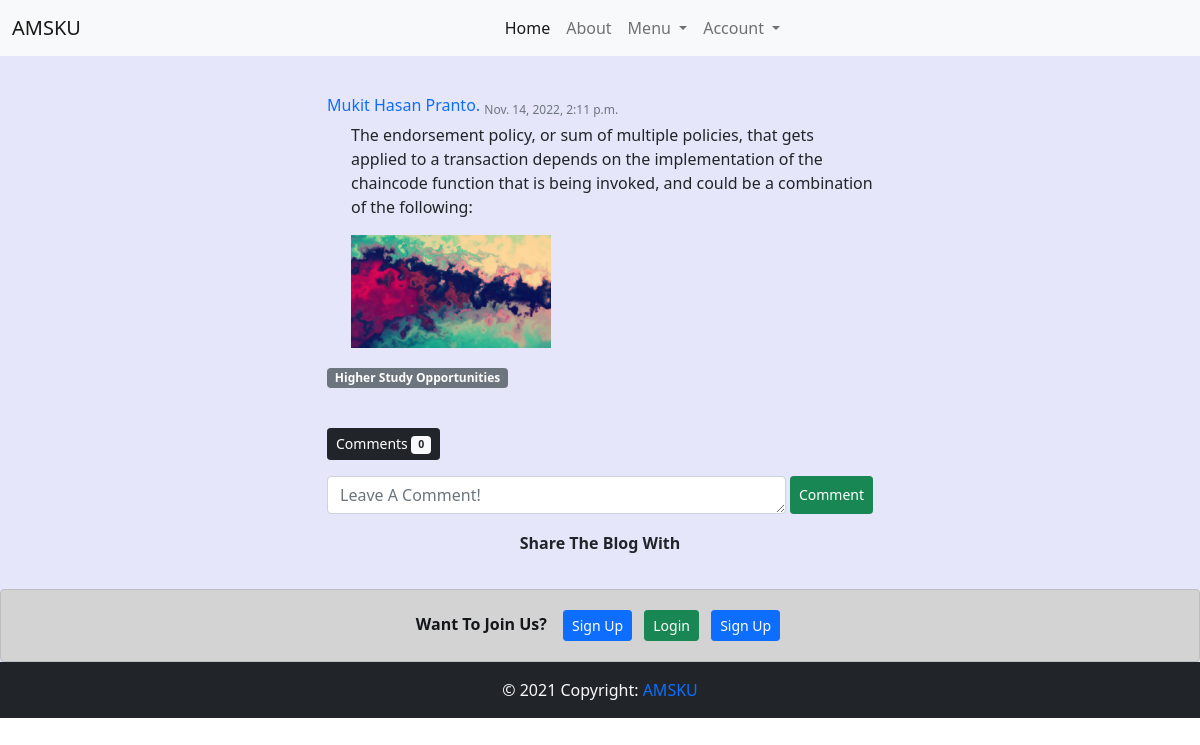
Before: /blog/details/2/ with the older database file.
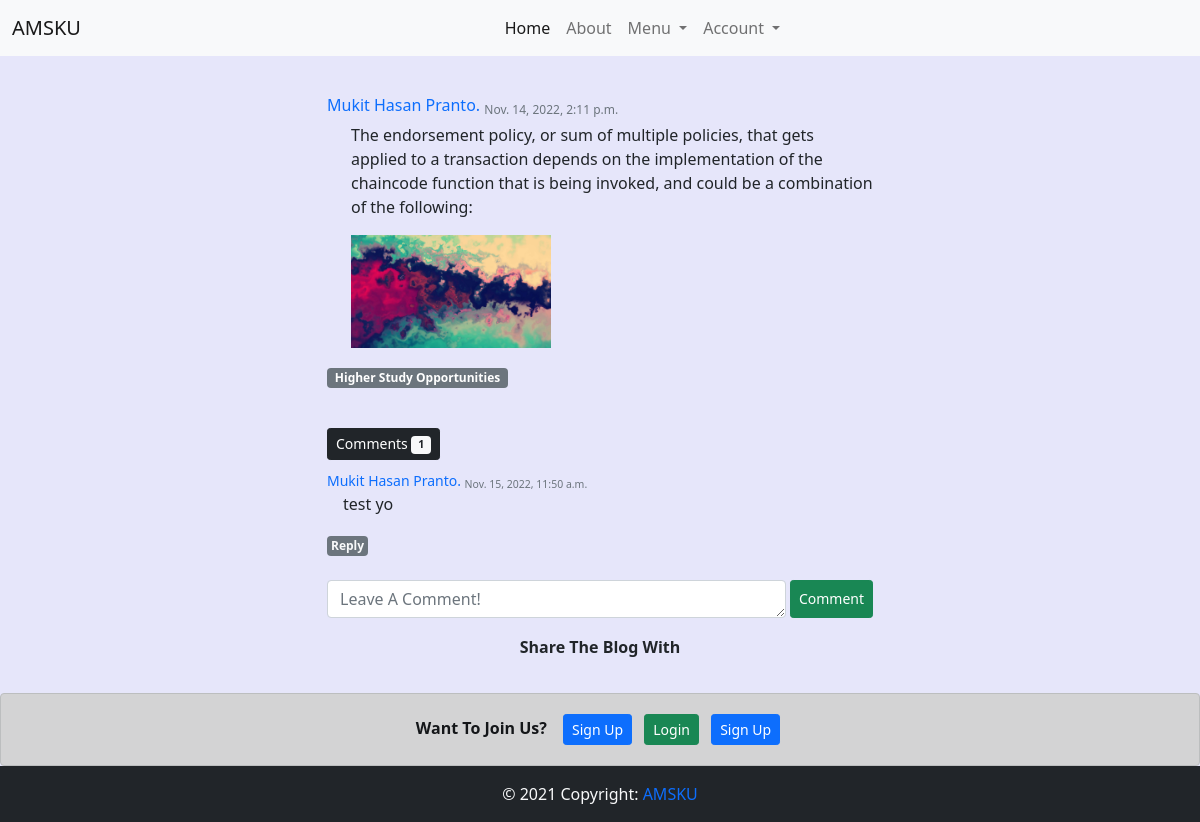
After: the same page with the newer database file.
### blog/models.py (models this page shows, shortened)
class Post(models.Model):
    tag_list=['Job Circular','Higher Study Opportunities','Publications','Achievements','Educational Blog']
    Tag_Choices = []
    for x in tag_list:
        Tag_Choices.append((x,x))
    author = models.ForeignKey('home.Alumni_Profile',on_delete=models.CASCADE)
    body = RichTextUploadingField()
    created_on = models.DateTimeField(auto_now_add=True)
    last_modified = models.DateTimeField(auto_now=True)
    tag = models.CharField(max_length=30,choices=Tag_Choices)

class Comment(models.Model):
    author = models.ForeignKey('home.Alumni_Profile',on_delete=models.CASCADE)
    body = models.TextField()
    created_on = models.DateTimeField(auto_now_add=True)
    last_modified = models.DateTimeField(auto_now=True)
    post = models.ForeignKey('Post', on_delete=models.CASCADE)

### home/models.py (models this page shows)
class Alumni_Profile(models.Model):
    discipline_list = ['Architecture','CSE','ECE','Math','URP','Physics','Chemistry','Stat','Pharmacy','BGE','FWT','FMRT','Agrotechnology','ES','SWE','BAD','HRM','DP','PM','DS','History','English','Bangla','IER','Sculpture','Econ','Sociology','MCJ','Law']
    Discipline_Choices = []
    for x in discipline_list:
        Discipline_Choices.append((x,x))
    Id_Choices = []
    for x in range(1,51):
        Id_Choices.append((str(x),str(x)))
    Batch_Choices = []
    for x in range(1991,2019):
        Batch_Choices.append((str(x),str(x)))
    job_list=['Agriculture','Architecture and Construction','Business Management and Administration','Education','Finance','Food','Government and Public Administration','Health Science','Human Services','Law, Public Safety, Corrections and Security','Manufacturing','Marketing, Sales and Service','Natural Resources','Science, Technology and Engineering','Other']
    Job_Choices = []
    for x in job_list:
        Job_Choices.append((x,x))
    country_list = ["Afghanistan","Albania","Algeria","Andorra","Angola","Anguilla","Antigua &amp; Barbuda","Argentina","Armenia","Aruba","Australia","Austria","Azerbaijan","Bahamas","Bahrain","Bangladesh","Barbados","Belarus","Belgium","Belize","Benin","Bermuda","Bhutan","Bolivia","Bosnia &amp; Herzegovina","Botswana","Brazil","British Virgin Islands","Brunei","Bulgaria","Burkina Faso","Burundi","Cambodia","Cameroon","Cape Verde","Cayman Islands","Chad","Chile","China","Colombia","Congo","Cook Islands","Costa Rica","Cote D Ivoire","Croatia","Cruise Ship","Cuba","Cyprus","Czech Republic","Denmark","Djibouti","Dominica","Dominican Republic","Ecuador","Egypt","El Salvador","Equatorial Guinea","Estonia","Ethiopia","Falkland Islands","Faroe Islands","Fiji","Finland","France","French Polynesia","French West Indies","Gabon","Gambia","Georgia","Germany","Ghana","Gibraltar","Greece","Greenland","Grenada","Guam","Guatemala","Guernsey","Guinea","Guinea Bissau","Guyana","Haiti","Honduras","Hong Kong","Hungary","Iceland","India","Indonesia","Iran","Iraq","Ireland","Isle of Man","Israel","Italy","Jamaica","Japan","Jersey","Jordan","Kazakhstan","Kenya","Kuwait","Kyrgyz Republic","Laos","Latvia","Lebanon","Lesotho","Liberia","Libya","Liechtenstein","Lithuania","Luxembourg","Macau","Macedonia","Madagascar","Malawi","Malaysia","Maldives","Mali","Malta","Mauritania","Mauritius","Mexico","Moldova","Monaco","Mongolia","Montenegro","Montserrat","Morocco","Mozambique","Namibia","Nepal","Netherlands","Netherlands Antilles","New Caledonia","New Zealand","Nicaragua","Niger","Nigeria","Norway","Oman","Pakistan","Palestine","Panama","Papua New Guinea","Paraguay","Peru","Philippines","Poland","Portugal","Puerto Rico","Qatar","Reunion","Romania","Russia","Rwanda","Saint Pierre &amp; Miquelon","Samoa","San Marino","Satellite","Saudi Arabia","Senegal","Serbia","Seychelles","Sierra Leone","Singapore","Slovakia","Slovenia","South Africa","South Korea","Spain","Sri Lanka","St Kitts &amp; Nevis","St Lucia","St Vincent","St. Lucia","Sudan","Suriname","Swaziland","Sweden","Switzerland","Syria","Taiwan","Tajikistan","Tanzania","Thailand","Timor L'Este","Togo","Tonga","Trinidad &amp; Tobago","Tunisia","Turkey","Turkmenistan","Turks &amp; Caicos","Uganda","Ukraine","United Arab Emirates","United Kingdom","Uruguay","Uzbekistan","Venezuela","Vietnam","Virgin Islands (US)","Yemen","Zambia","Zimbabwe"]
    Country_Choices = []
    for x in country_list:
        Country_Choices.append((x,x))
    full_name = models.CharField(max_length=255)
    image = models.FileField(upload_to='profile_pic/')
    certificate = models.FileField(upload_to='certificate/')
    discipline = models.CharField(max_length=255,choices=Discipline_Choices)
    student_id = models.CharField(max_length=10)
    batch = models.CharField(max_length=50,choices=Batch_Choices)
    job_type = models.CharField(max_length=50,blank=True)
    job_position = models.CharField(max_length=60,blank=True)
    company_name = models.CharField(max_length=60,blank=True)
    higher_study = models.CharField(max_length=60)
    present_address = models.CharField(max_length=60)
    present_country = models.CharField(max_length=60,choices=Country_Choices)
    parmanent_address = models.CharField(max_length=60)
    mobile = models.CharField(max_length=60)
    facebook = models.URLField(max_length=60,blank=True)
    linkdin = models.URLField(max_length=60,blank=True)
    about_me = models.TextField()
    is_verified = models.BooleanField(default=False)
    user = models.OneToOneField(settings.AUTH_USER_MODEL, on_delete=models.CASCADE,related_name="alumni_profile")
    def __str__(self):
        return self.full_name

### blog/views.py (the view)
# urls.py: path('details/<int:id>/',post_detials,name='post_details'),
def post_detials(request,id):
    post = Post.objects.get(id=id)
    form = PostForm(instance = post)
    comment_form = CommentForm()
    comments = post.comment_set.all()
    print(comments)
    context = {
        'post':post,
        'form':form,
        'c_form': comment_form,
    }
    return render(request,'blog/detail.html',context)

### blog/forms.py
class PostForm(forms.ModelForm):
    class Meta:
        model = Post
        fields = [
            'body',
            'tag',
        ]
        labels = {
            'body': '',
            'tag': 'Tag (Please Select A Tag):'
        }
    def __init__(self, *args, **kwargs):
        super().__init__(*args, **kwargs)
        for field in iter(self.fields):
            self.fields[field].widget.attrs.update({
            'class': 'form-control mb-1'})

class CommentForm(forms.ModelForm):
    class Meta:
        model = Comment
        fields = [
            "body",
        ]
        widgets = {
            'body': forms.Textarea(attrs={'rows':1,'class':'form-control','placeholder':'Leave A Comment!','id':'comment_reply'}),
        }
        labels = {
            "body": "",
        }

### home/context_processors.py (called while the page is built)
def add_variable_to_context(request):
    current_news_letter = News_Letter.objects.all().order_by('-start_date').first()
    return {
        'current_newsletter':current_news_letter,
    }

### templates/blog/detail.html (shortened to what this page needs)
{% extends 'base.html' %}
{% load social_share %}
{% block content %}
<div class="row justify-content-center align-items-center">
    <div class="col-sm-6">
        <h6 class='text-primary mt-3'><a class='text-decoration-none' href={% url 'home:profile_view' post.author.user.id %}>{{post.author}}</a> <sub class='text-muted'>{{post.created_on}} </sub></h6>
        <div class="ps-4">
            {{post.body|safe}}
        </div>
        <p class='badge bg-secondary'>{{post.tag}}</p>
        <br>
        <br>
        <button class='btn btn-dark btn-sm'>Comments <span class='badge bg-light text-dark'>{{post.comment_set.count}}</span></button>
        <div class="py-2">
        {% for comment in  post.comment_set.all %}
        <small class='text-primary mt-3'><a class='text-decoration-none' href={% url 'home:profile_view' comment.author.user.id %}>{{comment.author}}</a> <sub class='text-muted'>{{comment.created_on}} </sub></small>
        <p class='ms-3'>{{comment.body}}</p>
        <p class="badge bg-secondary p-1"><a href="#comment_reply" onclick="reply_comment('{{comment.author}}')" class='text-decoration-none text-light'>Reply</a></p>
        <br>
        {% endfor %}
        </div>
        <form action={% url 'blog:create_comment' post.id %} method="post">
            <div class="d-flex">
                {{c_form}}
            <button type='submit' class="btn btn-success btn-sm ms-1">Comment</button>
            </div>
        </form>
        <div class="d-flex justify-content-center pt-3">
            <h6 class='p-1 fw-bold'>Share The Blog With</h6>
        </div>
    </div>
</div>
{% endblock content %}

Changed rows visible on the page:
computed for Post "Higher Study Opportunities": comment_set.count "0" → "1"
added Comment: author "Mukit Hasan Pranto.", created_on "Nov. 15, 2022, 11:50 a.m.", body "test yo"
